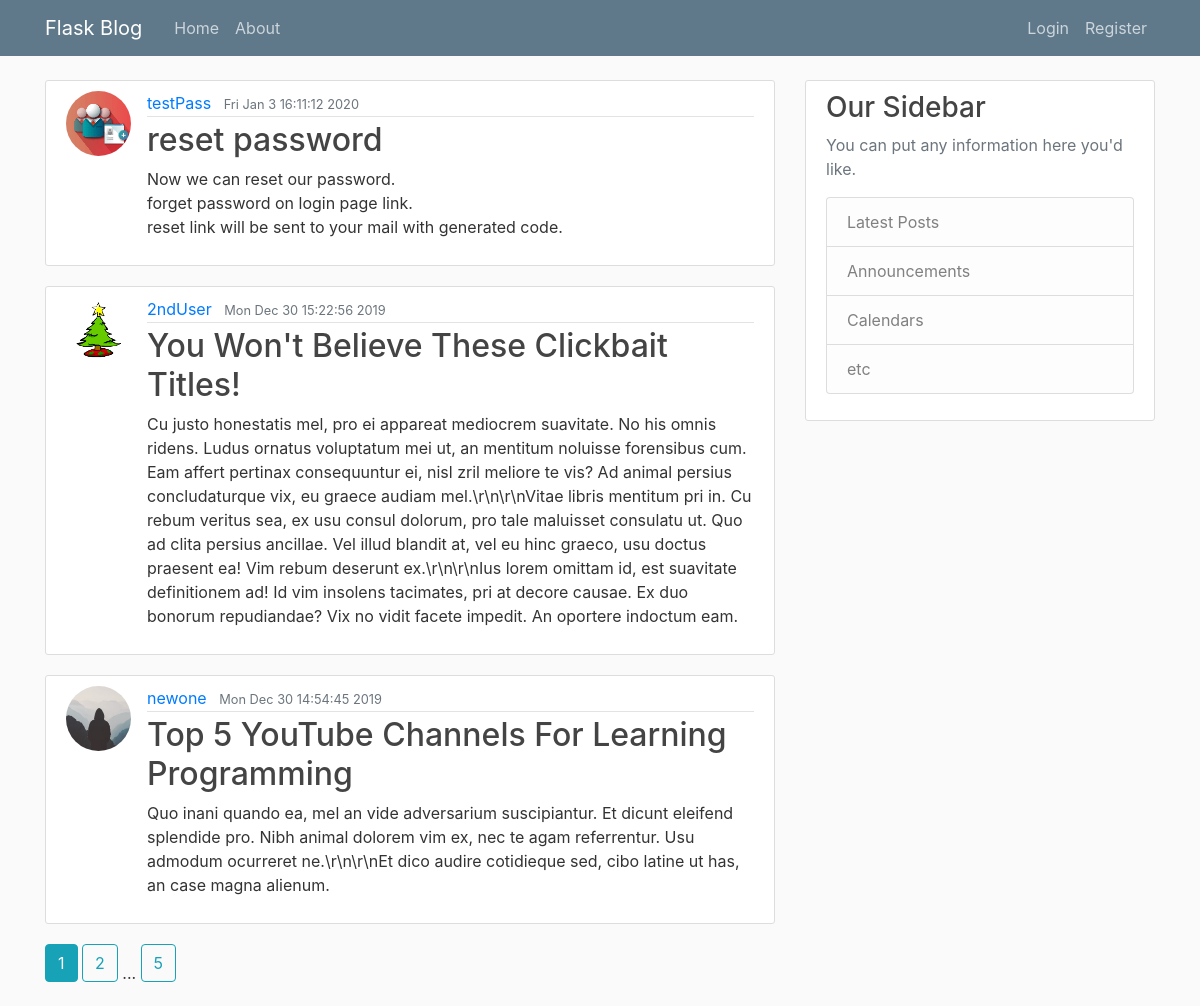
The page /home on the database its author committed.
### flaskblog/models.py (models this page shows, shortened)
class Post(db.Model):
    id = db.Column(db.Integer, primary_key=True)
    title = db.Column(db.String(100), nullable=False)
    date_posted = db.Column(db.DateTime, nullable=False, default=datetime.now())
    content = db.Column(db.Text, nullable=False)
    user_id = db.Column(db.Integer, db.ForeignKey('user.id'), nullable=False)

class User(db.Model, UserMixin):
    id = db.Column(db.Integer, primary_key=True)
    username = db.Column(db.String(20), unique=True, nullable=False)
    email = db.Column(db.String(120), unique=True, nullable=False)
    image_file = db.Column(db.String(60), nullable=False, default='default.jpg')
    password = db.Column(db.String(60), nullable=False)
    posts = db.relationship('Post', backref='author', lazy=True)

### flaskblog/main/routes.py (the view)
@main.route('/')
@main.route('/home')
def index():
    page=request.args.get('page', 1, type=int)
    posts=Post.query.order_by(Post.date_posted.desc()).paginate(page=page, per_page=3)
    return render_template('index.html', posts=posts)

### flaskblog/templates/index.html
{% extends 'base.html' %}
{% block body %}
    {% for post in posts.items %}
        <article class="media content-section">
            <img class="rounded-circle article-img" src="{{ url_for('static', filename='profile_pics/' + post.author.image_file) }}">
            <div class="media-body">
                <div class="article-metadata">
                    <a class="mr-2" href="{{ url_for('users.user_posts', username=post.author.username) }}">{{ post.author.username }}</a>
                    <small class="text-muted">{{ post.date_posted.strftime('%c') }}</small>
                </div>
                <h2> <a class="article-title" href="{{url_for('posts.post', post_id=post.id)}}"> {{ post.title }} </a> </h2>
                <p class="article-content">{{ post.content }}</p>
            </div>
        </article>
    {% endfor %}
    {% for page_num in posts.iter_pages(left_edge=1, right_edge=1, left_current=1, right_current=2) %}
        {% if page_num %}
            {% if posts.page == page_num %}
                <a class="btn btn-info mb-4" href="{{url_for('main.index', page=page_num)}}"> {{ page_num }} </a>
            {% else %}
                <a class="btn btn-outline-info mb-4" href="{{url_for('main.index', page=page_num)}}"> {{ page_num }} </a>
            {% endif %}
        {% else %}
            ...
        {% endif %}
    {% endfor %}
{% endblock %}

### flaskblog/templates/base.html (shortened to what this page needs)
<!DOCTYPE html>
<html lang="en">
<head>
    <link rel="stylesheet" href="https://maxcdn.bootstrapcdn.com/bootstrap/4.0.0/css/bootstrap.min.css">
    <link rel="stylesheet" type="text/css" href="{{ url_for('static', filename='css/main.css') }}">
</head>
<body>
<header class="site-header">
    <nav class="navbar navbar-expand-md navbar-dark bg-steel fixed-top">
        <div class="container">
            <a class="navbar-brand mr-4" href="/">Flask Blog</a>
            <div class="collapse navbar-collapse" id="navbarToggle">
                <div class="navbar-nav mr-auto">
                    <a class="nav-item nav-link" href="{{url_for('main.index')}}">Home</a>
                    <a class="nav-item nav-link" href="{{url_for('main.about')}}">About</a>
                </div>
                <div class="navbar-nav">
                    {% if current_user.is_authenticated %}
                        <a class="nav-item nav-link" href="{{url_for('posts.new_post')}}">Add New</a>
                        <a class="nav-item nav-link" href="{{url_for('users.account')}}">Account</a>
                        <a class="nav-item nav-link" href="{{url_for('users.logout')}}">Logout</a>
                    {% else %}
                        <a class="nav-item nav-link" href="{{url_for('users.login')}}">Login</a>
                        <a class="nav-item nav-link" href="{{url_for('users.register')}}">Register</a>
                    {% endif %}
                </div>
            </div>
        </div>
    </nav>
</header>
<main role="main" class="container">
    <div class="row">
        <div class="col-md-8">
            {% block body %}{% endblock %}
        </div>
        <div class="col-md-4">
            <div class="content-section">
                <h3>Our Sidebar</h3>
                <p class='text-muted'>You can put any information here you'd like.
                    <ul class="list-group">
                        <li class="list-group-item list-group-item-light">Latest Posts</li>
                        <li class="list-group-item list-group-item-light">Announcements</li>
                        <li class="list-group-item list-group-item-light">Calendars</li>
                        <li class="list-group-item list-group-item-light">etc</li>
                    </ul>
                </p>
            </div>
        </div>
    </div>
</main>
</body>
</html>

### flaskblog/static/css/main.css (style rules this page uses)
body { height: 100%; width: 100%; background: #fafafa; color: #333333; margin-top: 5rem; }
h1, h2, h3, h4, h5, h6 { color: #444444; }
.bg-steel { background-color: #5f788a; }
.site-header .navbar-nav .nav-link { color: #cbd5db; }
.content-section { background: #ffffff; padding: 10px 20px; border: 1px solid #dddddd; border-radius: 3px; margin-bottom: 20px; }
.article-title { color: #444444; }
.article-content { white-space: pre-line; }
.article-img { height: 65px; width: 65px; margin-right: 16px; }
.article-metadata { padding-bottom: 1px; margin-bottom: 4px; border-bottom: 1px solid #e3e3e3 }

### rows shown on the page
Post: image_file (picture), author.username "testPass", date_posted "Fri Jan 3 16:11:12 2020", title "reset password", content "Now we can reset our password. forget password on login page link. reset link will be sent to your mail with generated code."
Post: image_file (picture), author.username "2ndUser", date_posted "Mon Dec 30 15:22:56 2019", title "You Won't Believe These Clickbait Titles!", content "Cu justo honestatis mel, pro ei appareat mediocrem suavitate. No his omnis ridens. Ludus ornatus voluptatum mei ut, an mentitum noluisse forensibus cum. Eam affert pertinax consequuntur ei, nisl zril meliore te vis? Ad animal persius concludaturque vix, eu graece audiam mel.\\r\\n\\r\\nVitae libris mentitum pri in. Cu rebum veritus sea, ex usu consul dolorum, pro tale maluisset consulatu ut. Quo ad clita persius ancillae. Vel illud blandit at, vel eu hinc graeco, usu doctus praesent ea! Vim rebum deserunt ex.\\r\\n\\r\\nIus lorem omittam id, est suavitate definitionem ad! Id vim insolens tacimates, pri at decore causae. Ex duo bonorum repudiandae? Vix no vidit facete impedit. An oportere indoctum…"
Post: image_file (placeholder picture), author.username "newone", date_posted "Mon Dec 30 14:54:45 2019", title "Top 5 YouTube Channels For Learning Programming", content "Quo inani quando ea, mel an vide adversarium suscipiantur. Et dicunt eleifend splendide pro. Nibh animal dolorem vim ex, nec te agam referrentur. Usu admodum ocurreret ne.\\r\\n\\r\\nEt dico audire cotidieque sed, cibo latine ut has, an case magna alienum."

### other values the page prints
{{ page_num }} "1"
{{ page_num }} "2" "5"
